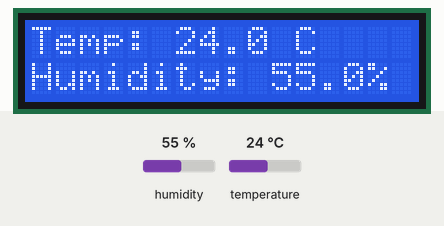
The sketch below on a simulated Arduino Uno, built with avr-gcc and run on an emulated ATmega328P. On the bench: 16×2 character LCD. The inputs (shaded band) are chosen by the test bench; at power-on: humidity 55 %, temperature 24 °C. What the sketch prints to the serial monitor is not drawn.

Above: at 5.6 s.
5.7 s: humidity set to 22 %
At 9.5 s:
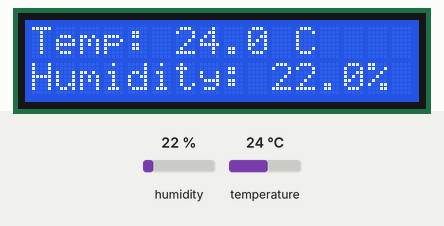
10.2 s: temperature set to 12 °C
At 11.8 s:
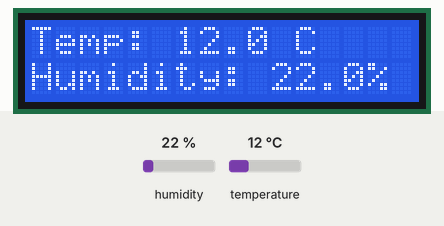
14.7 s: humidity set to 40 %
At 17.6 s:
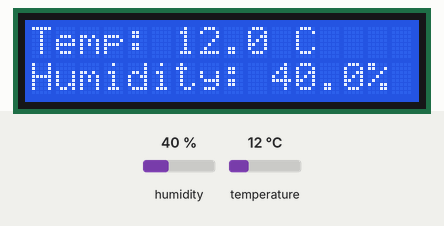
19.2 s: temperature set to 19 °C
At 21.2 s:
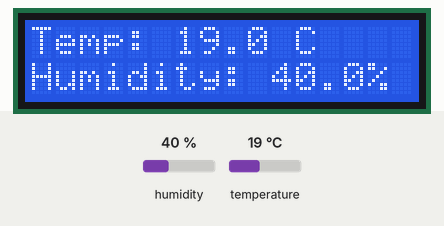
Timing chart, 0 to 22.7 s (numbered marks = the images above; inputs shaded):
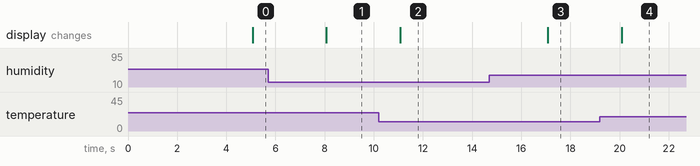

Measured:
- after the input at 5.7 s, the display: changes after 2.4 s (image 1)
- after the input at 10.2 s, the display: changes after 0.88 s (image 2)
- after the input at 14.7 s, the display: changes after 2.4 s (image 3)
- after the input at 19.2 s, the display: changes after 0.88 s (image 4)

The sketch:

weather_station.ino
```cpp
//Temperature and Humidity LCD Display
//Based on Elegoo examples

#include <LiquidCrystal.h>
#include <dht_nonblocking.h>

// DHT Sensor definitions
#define DHT_SENSOR_TYPE DHT_TYPE_11
static const int DHT_SENSOR_PIN = 2;
DHT_nonblocking dht_sensor(DHT_SENSOR_PIN, DHT_SENSOR_TYPE);

// LCD display pins
// LCD RS pin to digital pin 7
// LCD Enable pin to digital pin 8
// LCD D4 pin to digital pin 9
// LCD D5 pin to digital pin 10
// LCD D6 pin to digital pin 11
// LCD D7 pin to digital pin 12
LiquidCrystal lcd(7, 8, 9, 10, 11, 12);

void setup() {
  // Initialize serial port for debugging
  Serial.begin(9600);

  // Set up the LCD's number of columns and rows
  lcd.begin(16, 2);

  // Print initial message
  lcd.print("Temp & Humidity");
  lcd.setCursor(0, 1);
  lcd.print("Sensor starting");
  delay(2000);
}

// Poll for a measurement, keeping the state machine alive
static bool measure_environment(float *temperature, float *humidity) {
  static unsigned long measurement_timestamp = millis();

  // Measure once every three seconds
  if(millis() - measurement_timestamp > 3000ul) {
    if(dht_sensor.measure(temperature, humidity) == true) {
      measurement_timestamp = millis();
      return(true);
    }
  }
  return(false);
}

void loop() {
  float temperature;
  float humidity;

  // Measure temperature and humidity
  if(measure_environment(&temperature, &humidity) == true) {
    // Print to serial monitor for debugging
    Serial.print("T = ");
    Serial.print(temperature, 1);
    Serial.print(" deg. C, H = ");
    Serial.print(humidity, 1);
    Serial.println("%");

    // Clear the LCD and display new readings
    lcd.clear();

    // Display temperature on the first line
    lcd.setCursor(0, 0);
    lcd.print("Temp: ");
    lcd.print(temperature, 1);
    lcd.print(" C");

    // Display humidity on the second line
    lcd.setCursor(0, 1);
    lcd.print("Humidity: ");
    lcd.print(humidity, 1);
    lcd.print("%");
  }
}
```
